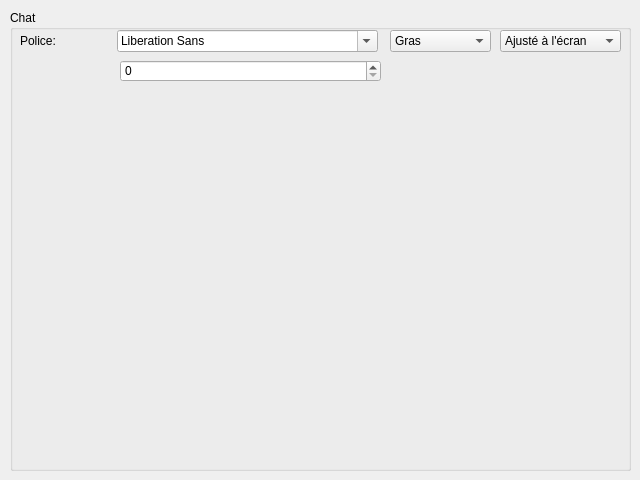
<?xml version="1.0" encoding="UTF-8"?>
<ui version="4.0">
 <class>SampConfigEditor</class>
 <widget class="QWidget" name="SampConfigEditor">
  <property name="geometry">
   <rect>
    <x>0</x>
    <y>0</y>
    <width>640</width>
    <height>480</height>
   </rect>
  </property>
  <property name="windowTitle">
   <string>Form</string>
  </property>
  <widget class="QGroupBox" name="groupBox">
   <property name="geometry">
    <rect>
     <x>10</x>
     <y>10</y>
     <width>621</width>
     <height>461</height>
    </rect>
   </property>
   <property name="title">
    <string>Chat</string>
   </property>
   <widget class="QFontComboBox" name="fontComboBox">
    <property name="geometry">
     <rect>
      <x>107</x>
      <y>20</y>
      <width>261</width>
      <height>22</height>
     </rect>
    </property>
   </widget>
   <widget class="QLabel" name="label">
    <property name="geometry">
     <rect>
      <x>10</x>
      <y>20</y>
      <width>51</width>
      <height>21</height>
     </rect>
    </property>
    <property name="text">
     <string>Police:</string>
    </property>
   </widget>
   <widget class="QComboBox" name="comboBox">
    <property name="geometry">
     <rect>
      <x>380</x>
      <y>20</y>
      <width>101</width>
      <height>22</height>
     </rect>
    </property>
    <item>
     <property name="text">
      <string>Gras</string>
     </property>
    </item>
    <item>
     <property name="text">
      <string>Normal</string>
     </property>
    </item>
   </widget>
   <widget class="QComboBox" name="comboBox_2">
    <property name="geometry">
     <rect>
      <x>490</x>
      <y>20</y>
      <width>121</width>
      <height>22</height>
     </rect>
    </property>
    <item>
     <property name="text">
      <string>Ajusté à l'écran</string>
     </property>
    </item>
    <item>
     <property name="text">
      <string>Non ajusté</string>
     </property>
    </item>
   </widget>
   <widget class="QSpinBox" name="spinBox">
    <property name="geometry">
     <rect>
      <x>110</x>
      <y>50</y>
      <width>261</width>
      <height>22</height>
     </rect>
    </property>
   </widget>
  </widget>
 </widget>
 <resources/>
 <connections/>
</ui>
